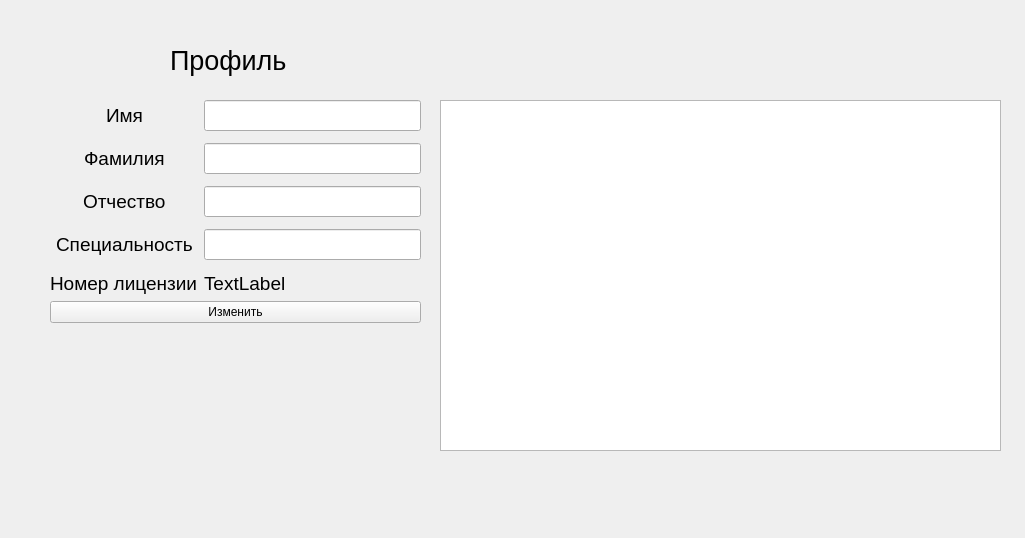
<?xml version="1.0" encoding="UTF-8"?>
<ui version="4.0">
 <class>ProfileForm</class>
 <widget class="QMainWindow" name="ProfileForm">
  <property name="geometry">
   <rect>
    <x>0</x>
    <y>0</y>
    <width>1025</width>
    <height>538</height>
   </rect>
  </property>
  <property name="sizePolicy">
   <sizepolicy hsizetype="Fixed" vsizetype="Fixed">
    <horstretch>0</horstretch>
    <verstretch>0</verstretch>
   </sizepolicy>
  </property>
  <property name="windowTitle">
   <string>MainWindow</string>
  </property>
  <widget class="QWidget" name="centralwidget">
   <widget class="QWidget" name="formLayoutWidget">
    <property name="geometry">
     <rect>
      <x>50</x>
      <y>100</y>
      <width>371</width>
      <height>223</height>
     </rect>
    </property>
    <layout class="QFormLayout" name="formLayout">
     <property name="sizeConstraint">
      <enum>QLayout::SetMinimumSize</enum>
     </property>
     <property name="labelAlignment">
      <set>Qt::AlignCenter</set>
     </property>
     <property name="topMargin">
      <number>0</number>
     </property>
     <item row="0" column="0">
      <widget class="QLabel" name="label">
       <property name="font">
        <font>
         <pointsize>14</pointsize>
        </font>
       </property>
       <property name="text">
        <string>Имя</string>
       </property>
      </widget>
     </item>
     <item row="0" column="1">
      <widget class="QLineEdit" name="nameInput">
       <property name="font">
        <font>
         <pointsize>14</pointsize>
        </font>
       </property>
      </widget>
     </item>
     <item row="1" column="0" colspan="2">
      <spacer name="verticalSpacer">
       <property name="orientation">
        <enum>Qt::Vertical</enum>
       </property>
       <property name="sizeHint" stdset="0">
        <size>
         <width>10</width>
         <height>10</height>
        </size>
       </property>
      </spacer>
     </item>
     <item row="2" column="0">
      <widget class="QLabel" name="label_2">
       <property name="font">
        <font>
         <pointsize>14</pointsize>
        </font>
       </property>
       <property name="text">
        <string>Фамилия</string>
       </property>
      </widget>
     </item>
     <item row="2" column="1">
      <widget class="QLineEdit" name="secondNameInput">
       <property name="font">
        <font>
         <pointsize>14</pointsize>
        </font>
       </property>
      </widget>
     </item>
     <item row="3" column="0" colspan="2">
      <spacer name="verticalSpacer_2">
       <property name="orientation">
        <enum>Qt::Vertical</enum>
       </property>
       <property name="sizeHint" stdset="0">
        <size>
         <width>20</width>
         <height>10</height>
        </size>
       </property>
      </spacer>
     </item>
     <item row="4" column="0">
      <widget class="QLabel" name="label_3">
       <property name="font">
        <font>
         <pointsize>14</pointsize>
        </font>
       </property>
       <property name="text">
        <string>Отчество</string>
       </property>
      </widget>
     </item>
     <item row="4" column="1">
      <widget class="QLineEdit" name="thirdNameInput">
       <property name="font">
        <font>
         <pointsize>14</pointsize>
        </font>
       </property>
      </widget>
     </item>
     <item row="5" column="0" colspan="2">
      <spacer name="verticalSpacer_3">
       <property name="orientation">
        <enum>Qt::Vertical</enum>
       </property>
       <property name="sizeHint" stdset="0">
        <size>
         <width>20</width>
         <height>10</height>
        </size>
       </property>
      </spacer>
     </item>
     <item row="6" column="0">
      <widget class="QLabel" name="label_4">
       <property name="font">
        <font>
         <pointsize>14</pointsize>
        </font>
       </property>
       <property name="cursor">
        <cursorShape>ArrowCursor</cursorShape>
       </property>
       <property name="text">
        <string>Специальность</string>
       </property>
      </widget>
     </item>
     <item row="6" column="1">
      <widget class="QLineEdit" name="specializationInput">
       <property name="font">
        <font>
         <pointsize>14</pointsize>
        </font>
       </property>
      </widget>
     </item>
     <item row="7" column="0" colspan="2">
      <spacer name="verticalSpacer_4">
       <property name="orientation">
        <enum>Qt::Vertical</enum>
       </property>
       <property name="sizeHint" stdset="0">
        <size>
         <width>20</width>
         <height>10</height>
        </size>
       </property>
      </spacer>
     </item>
     <item row="8" column="0">
      <widget class="QLabel" name="label_6">
       <property name="font">
        <font>
         <pointsize>14</pointsize>
        </font>
       </property>
       <property name="text">
        <string>Номер лицензии</string>
       </property>
      </widget>
     </item>
     <item row="8" column="1">
      <widget class="QLabel" name="licenseNumber">
       <property name="font">
        <font>
         <pointsize>14</pointsize>
        </font>
       </property>
       <property name="text">
        <string>TextLabel</string>
       </property>
      </widget>
     </item>
     <item row="9" column="0" colspan="2">
      <widget class="QPushButton" name="changeButton">
       <property name="text">
        <string>Изменить</string>
       </property>
      </widget>
     </item>
    </layout>
   </widget>
   <widget class="QTableWidget" name="tableWidget">
    <property name="geometry">
     <rect>
      <x>440</x>
      <y>100</y>
      <width>561</width>
      <height>351</height>
     </rect>
    </property>
    <property name="sortingEnabled">
     <bool>false</bool>
    </property>
   </widget>
   <widget class="QLabel" name="label_5">
    <property name="geometry">
     <rect>
      <x>170</x>
      <y>40</y>
      <width>121</width>
      <height>41</height>
     </rect>
    </property>
    <property name="font">
     <font>
      <pointsize>20</pointsize>
     </font>
    </property>
    <property name="text">
     <string>Профиль</string>
    </property>
   </widget>
  </widget>
 </widget>
 <resources/>
 <connections/>
</ui>
